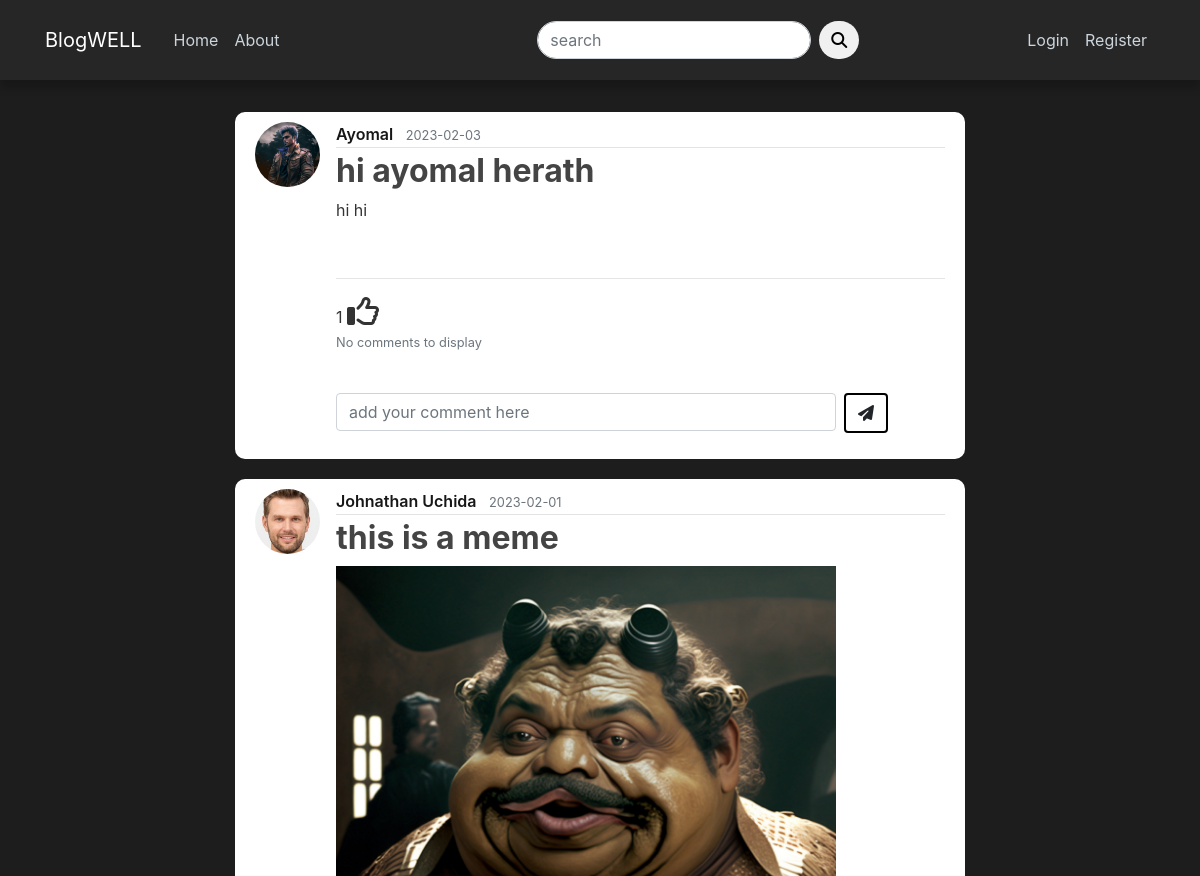
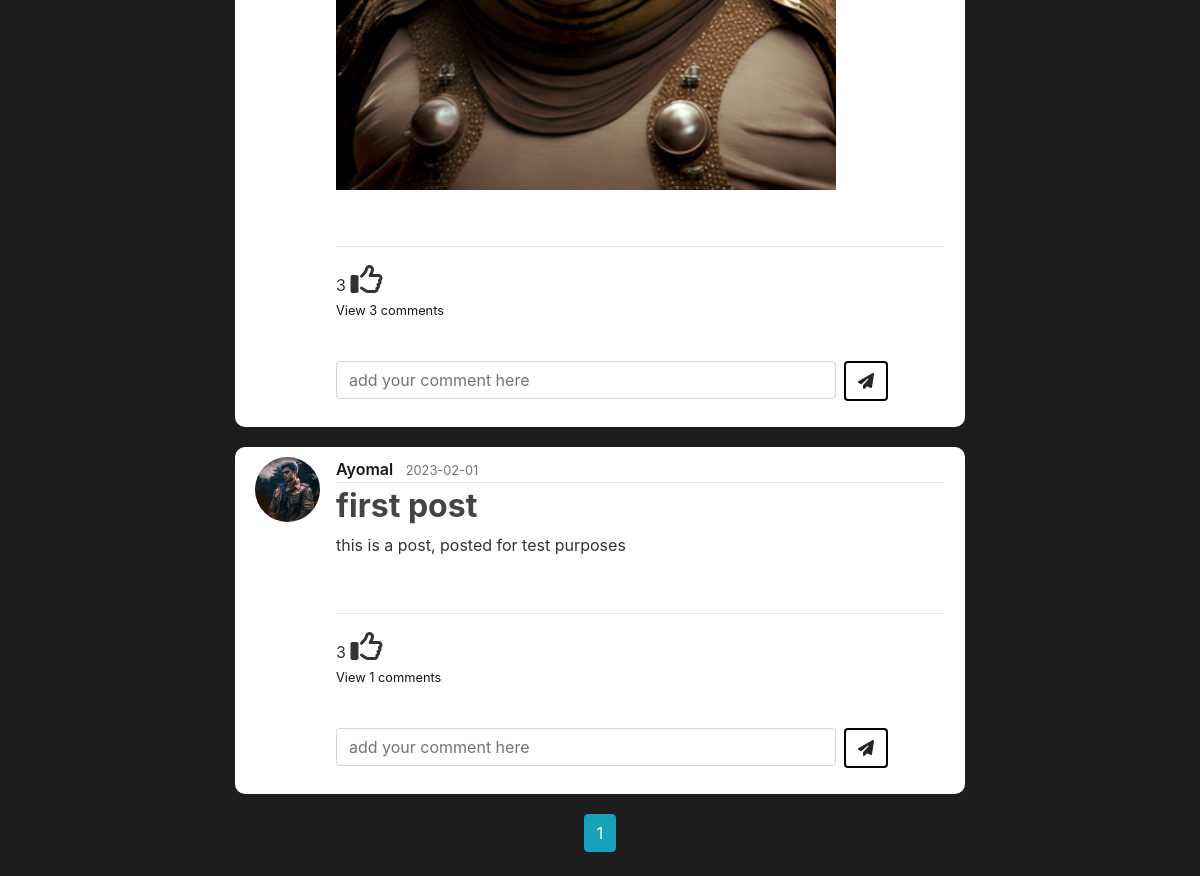
Page /home on the earlier database version (2 pictures, top to bottom).
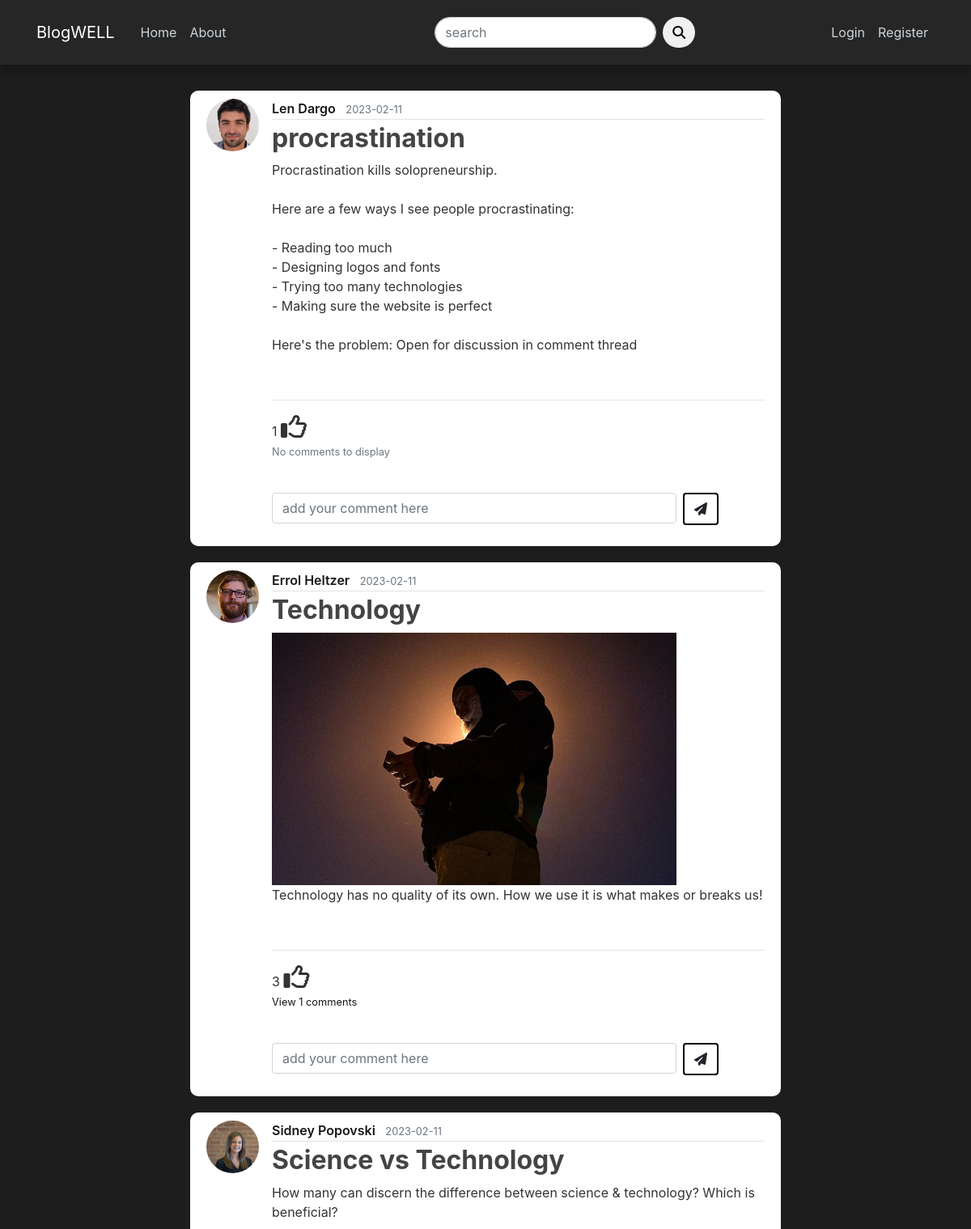
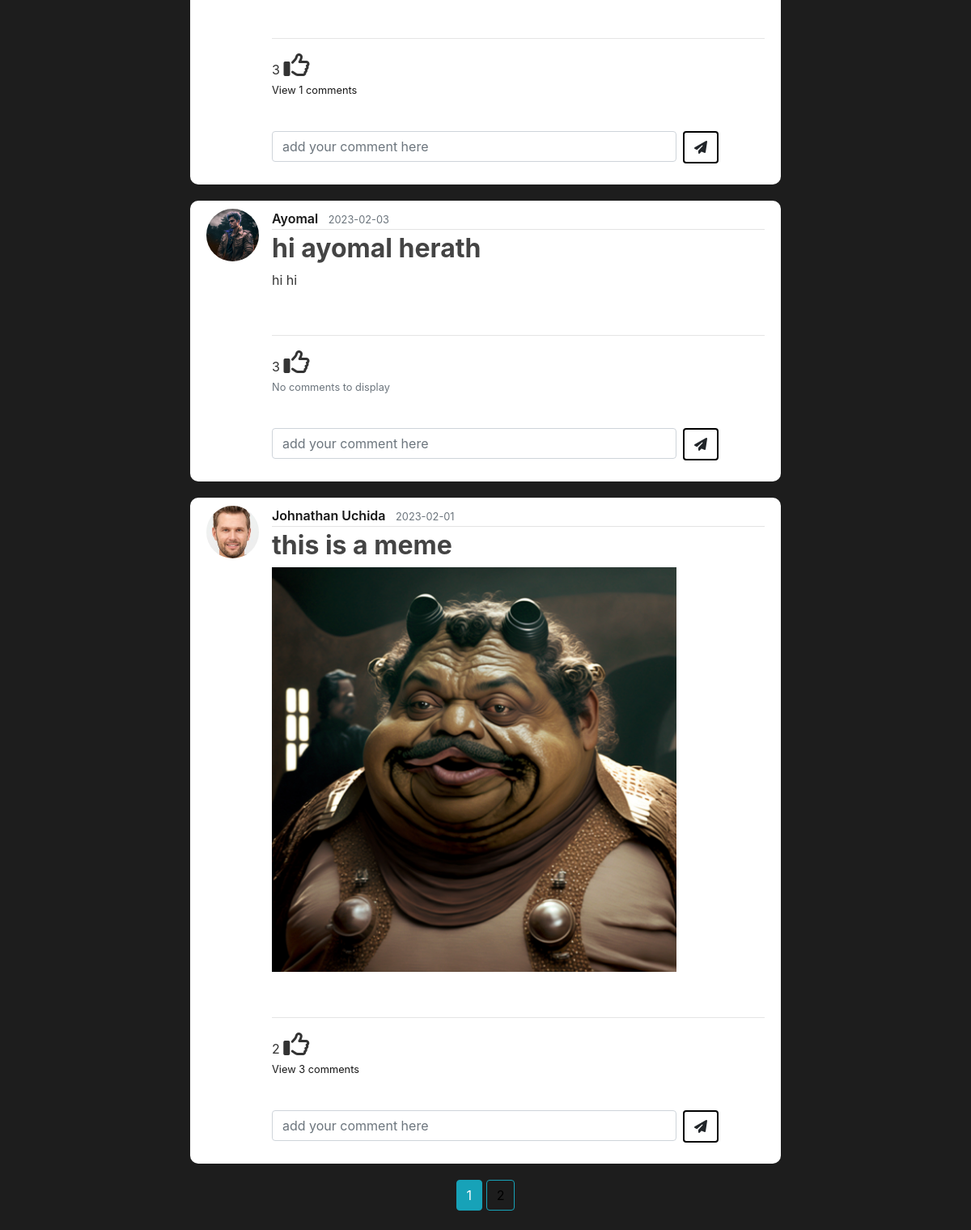
Same page on the later database version (2 pictures, top to bottom).
### blog/models.py (models this page shows, shortened)
class Post(db.Model):
    __table_args__ = (CheckConstraint('hate_percentage >= 0.0 and hate_percentage <= 1.0'),)
    id = db.Column(db.Integer, primary_key=True)
    title = db.Column(db.String(100), nullable=False)
    date_posted = db.Column(db.DateTime, nullable=False, default=datetime.utcnow)
    content = db.Column(db.Text, nullable=False)
    post_image = db.Column(db.String(200), nullable=True)
    user_id = db.Column(db.Integer, db.ForeignKey('user.id'), nullable=False)
    comments = db.relationship('Comment', backref='post', lazy=True)
    likes = db.relationship('Like', backref='Post', lazy=True)
    hate_percentage = db.Column(db.Float, nullable=False, server_default='0.0')
    reports = db.relationship('Reports', backref='Post', lazy=True)

class User(db.Model, UserMixin):
    id = db.Column(db.Integer, primary_key=True)
    username = db.Column(db.String(20), unique=True, nullable=False)
    email = db.Column(db.String(120), unique=True, nullable=False)
    image_file = db.Column(db.String(20), nullable=False, default='default.jpg')
    password = db.Column(db.String(60), nullable=False)
    posts = db.relationship('Post', backref='author', lazy=True)
    comments = db.relationship('Comment', backref='author', lazy=True)
    is_admin = db.Column(db.Boolean, default=False)
    likes = db.relationship('Like', backref='author', lazy=True)
    reports = db.relationship('Reports', backref='author', lazy=True)

### blog/main/routes.py (the view)
@main.route("/")
@main.route("/home")
def home():
    page = request.args.get('page', 1, type=int)
    posts = Post.query.order_by(Post.date_posted.desc()).paginate(page=page, per_page=5)#pagination and post order
    return render_template('home.html', posts=posts)

### blog/users/forms.py
class SearchForm(FlaskForm):
    searched = StringField('search', validators=[DataRequired()])
    submit = SubmitField('Submit')

### blog/users/routes.py (called while the page is built)
@app.context_processor
def home():
    form = SearchForm()
    return dict(form=form)

### blog/templates/home.html (shortened to what this page needs)
{% extends "layout.html" %}
{% block content %}
    {% for post in posts.items %}
        <article class="media content-section">
            <img src="{{ url_for('static', filename='profile_pics/' + post.author.image_file)}}" class="rounded-circle article-img" alt="">
            <div class="media-body">
            <div class="article-metadata">
                <a class="mr-2 uname" href="{{url_for('users.user_posts', username=post.author.username )}}">{{ post.author.username }}</a>
                <small class="text-muted">{{ post.date_posted.strftime('%Y-%m-%d') }}</small>
            </div>
            <h2><a class="article-title font-weight-bold" href="{{ url_for('posts.post', post_id=post.id)}}">{{ post.title }}</a></h2>
            {% if post.post_image %}
                <div class="post-pic"><img src="{{url_for('static', filename = 'post_images/' + post.post_image)}}" alt="" height="auto" width="500px"></div>
                <div><p class="article-content">{{ post.content }}</p></div>
            {% else %}
                <div><p class="article-content">{{ post.content }}</p></div>
            {% endif %}
            <br><hr>
             <div>
                <span id="likes-count-{{post.id}}">{{post.likes|length}}</span>
                {% if current_user in post.likes|map(attribute="author")|list %}
                    <i class="fa-solid fa-thumbs-up fa-2x" id="likes-button-{{post.id}}" onclick="like({{post.id}})"></i></a>
                {% else %}
                    <i class="fa-regular fa-thumbs-up fa-2x" id="likes-button-{{post.id}}" onclick="like({{post.id}})"></i></a>
                {% endif %}
            </div>
            <p class="card-text">
                {% if post.comments|length > 0 %}
                <a data-toggle="collapse" href="#comments-{{post.id}}" role="button" aria-expanded="false">
                    <small>View {{post.comments|length }} comments</small>
                </a>
                {% else%}
                <small class="text-muted">No comments to display</small>
                {% endif %}
            </p>
            <br>
            <form action="/comment/{{post.id}}" class="input-group mb-3" method="POST">
                <div class="mr-2">
                    <input type="text" name="text" id="text" class="form-control" placeholder="add your comment here" style="width: 500px;"/>
                </div>
                <div>
                    <button type="submit" class="btn btn-rounded" style="border: 2px solid black;"><i class="fa-solid fa-paper-plane"></i></button>
                </div>
            </form>
            </div>
        </article>
    {% endfor %}
    <div class="pagi_btn text-center">
        {% for page_num in posts.iter_pages(left_edge=1, right_edge=1, left_current=1, right_current=2) %}
            {% if page_num %}
                {% if posts.page == page_num %}
                    <a href="{{ url_for('main.home', page=page_num )}}" class="btn btn-info mb-4">{{ page_num }}</a>
                {% else %}
                    <a href="{{ url_for('main.home', page=page_num )}}" class="btn btn-outline-info mb-4">{{ page_num }}</a>
                {% endif %}
            {% endif %}
        {% endfor %}
    </div>
{% endblock content %}

### blog/templates/layout.html (shortened to what this page needs)
<!DOCTYPE html>
<html lang="en">
<head>
     <link rel="stylesheet" href="https://cdn.jsdelivr.net/npm/bootstrap@4.3.1/dist/css/bootstrap.min.css">
     <link rel="stylesheet" type="text/css" href="{{ url_for('static', filename='main.css') }}">
     <link rel="stylesheet" href="https://cdnjs.cloudflare.com/ajax/libs/font-awesome/6.2.0/css/all.min.css" />
</head>
<body>
    <header class="site-header">
        <nav class="navbar navbar-expand-md navbar-dark bg-steel fixed-top">
          <div class="container">
            <a class="navbar-brand mr-4" href="/home">BlogWELL</a>
            <div class="collapse navbar-collapse" id="navbarToggle">
              <div class="navbar-nav mr-auto">
                {% if current_user.is_admin == True %}
                  <a class="nav-item nav-link" href="{{url_for('main.home')}}">Home</a>
                  <a class="nav-item nav-link" href="{{url_for('main.about')}}">About</a>
                  <a class="nav-item nav-link" href="/admin">Admin</a>
                {% else %}
                  <a class="nav-item nav-link" href="{{url_for('main.home')}}">Home</a>
                  <a class="nav-item nav-link" href="{{url_for('main.about')}}">About</a>
                {% endif %}
              </div>
              <form action="{{ url_for('users.search') }}" method="POST">
                <div class="input-group">
                  <div class="form-outline">
                    <input type="search" name="searched" id="form1" class="form-control" placeholder="search" />
                  </div>
                  <button type="submit" class="btn btn-primary btn-search">
                    <i class="fas fa-search"></i>
                  </button>
                </div>
              </form>
              <div class="navbar-nav">
                {% if current_user.is_authenticated %}
                  <a class="nav-item nav-link" href="{{url_for('posts.new_post')}}">New Post</a>
                  <a class="nav-item nav-link" href="{{url_for('users.account')}}">Account</a>
                  <a class="nav-item nav-link" href="{{url_for('users.logout')}}">Logout</a>
                {% else %}
                  <a class="nav-item nav-link" href="{{url_for('users.login')}}">Login</a>
                  <a class="nav-item nav-link" href="{{url_for('users.register')}}">Register</a>
                {% endif %}
              </div>
            </div>
          </div>
        </nav>
      </header>
      <main role="main" class="container">
        <div class="row">
          <div class="col-md-8 mx-auto">
            {% block content %}{% endblock %}
          </div>
          </div>
      </main>
</body>
</html>

### blog/static/main.css (style rules this page uses)
body { background: #1d1d1d; color: #333333; margin-top: 7rem; }
h1, h2, h3, h4, h5, h6 { color: #444444; }
a { color: rgb(23, 23, 23); }
.uname { font-weight: 600; }
.bg-steel { background-color: #272626; }
.navbar { height: 5rem; box-shadow: 0 8px 8px 0 rgba(0,0,0,.2); }
.site-header .navbar-nav .nav-link { color: #cbd5db; width: max-content; }
.site-header form { margin-left: 5rem; margin-right: 10rem; }
.site-header .input-group .form-outline .form-control { border-radius: 5rem; }
.site-header .input-group button { margin-left: 0.5rem; background-color: #f0f0f0; border: none; color: #000000; border-radius: 5rem; }
.content-section { background: #ffffff; padding: 10px 20px; border-radius: 10px; margin-bottom: 20px; }
.article-title { color: #444444; }
.article-content { white-space: pre-line; }
.article-img { height: 65px; width: 65px; margin-right: 16px; }
.article-metadata { padding-bottom: 1px; margin-bottom: 4px; border-bottom: 1px solid #e3e3e3 }
.btn-outline-info { color: black; }
.fa-thumbs-up { cursor: pointer; }

Differences in the rows shown:
no longer on this page (row unchanged): Post: image_file (picture), author.username "Ayomal", date_posted "2023-02-01", title "first post", content "this is a post, posted for test purposes", likes|length "3", comments|length "1"
added Post: image_file (picture), author.username "Len Dargo", date_posted "2023-02-11", title "procrastination", content "Procrastination kills solopreneurship. Here are a few ways I see people procrastinating: - Reading too much - Designing logos and fonts - Trying too many technologies - Making sure the website is perfect Here's the problem: Open for discussion in comment thread", likes|length "1", shows "No comments to display"
added Post: image_file (picture), author.username "Errol Heltzer", date_posted "2023-02-11", title "Technology", post_image (picture), content "Technology has no quality of its own. How we use it is what makes or breaks us!", likes|length "3", comments|length "1"
added Post: image_file (picture), author.username "Sidney Popovski", date_posted "2023-02-11", title "Science vs Technology", content "How many can discern the difference between science & technology? Which is beneficial?", likes|length "3", comments|length "1"
computed for Post "hi ayomal herath": likes|length "1" → "3"
computed for Post "this is a meme": likes|length "3" → "2"
Other differences:
new list line: "2"
